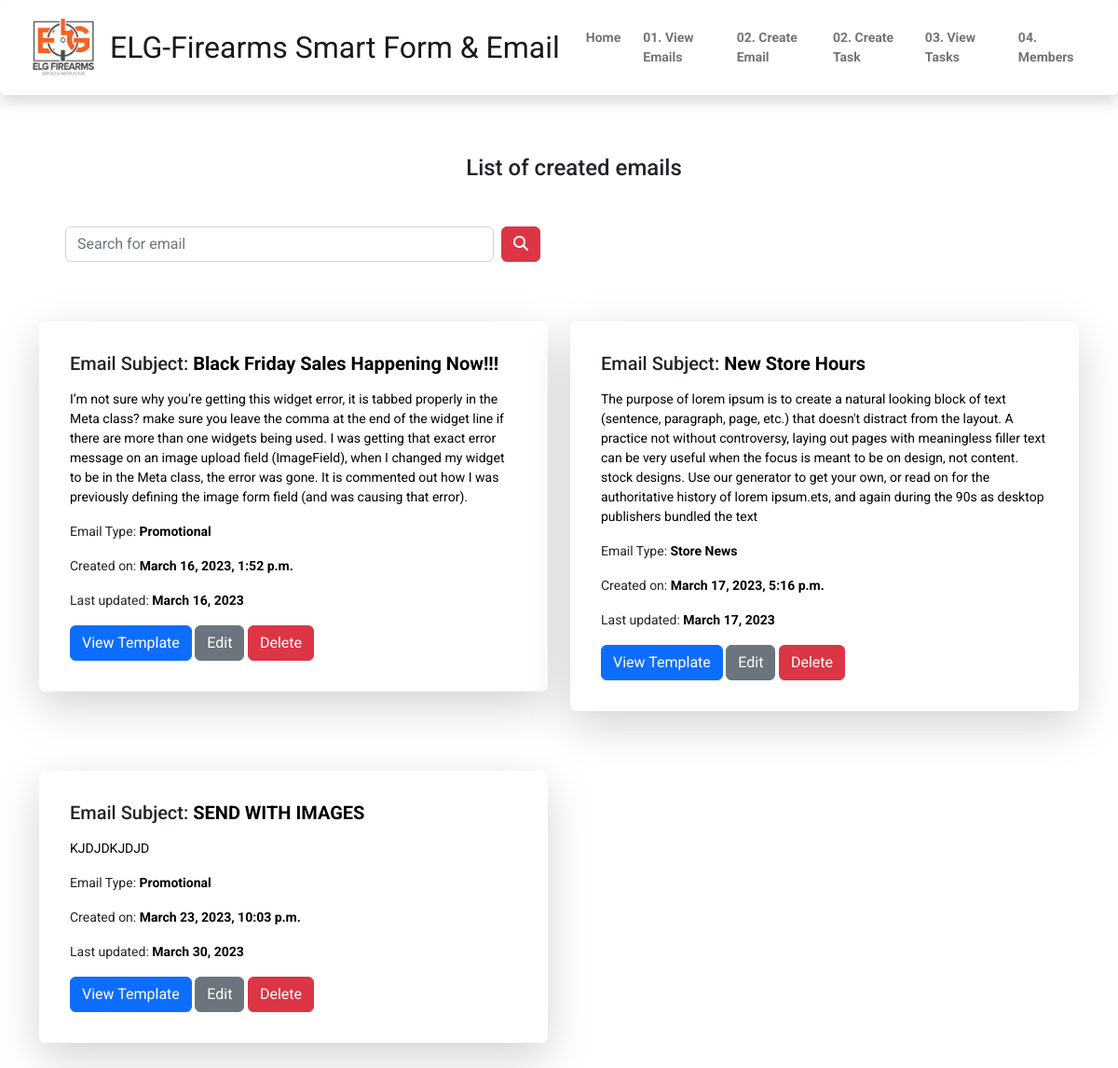
The app's page /master/view_emails, older data.
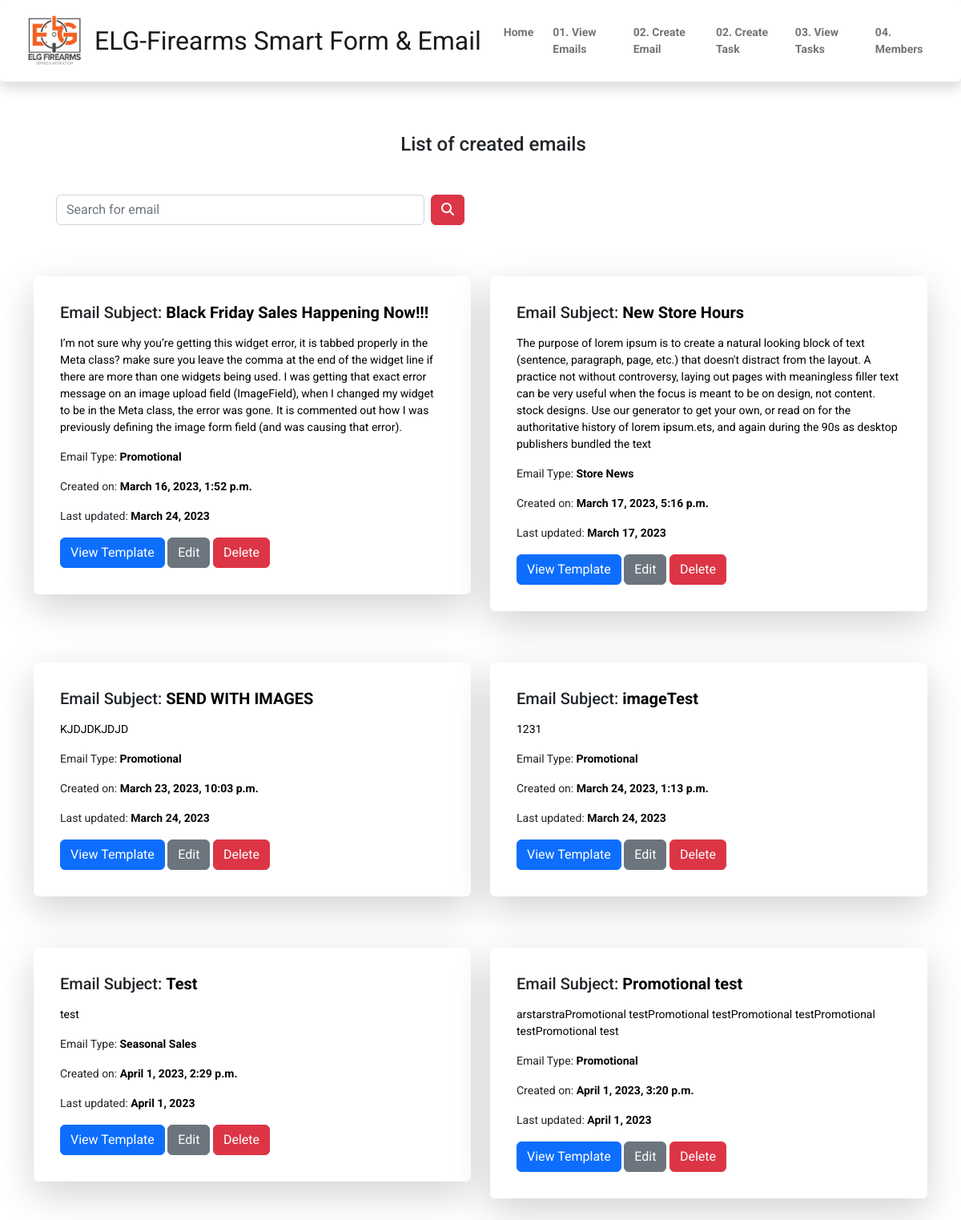
The same page, newer data.
### smart_emailApp/models.py (models this page shows, shortened)
class Emails(models.Model):
    email_type = (
        ('Promotional', 'Promotional'),
        ('Store News', 'Store News'),
        ('Seasonal Sales', 'Seasonal Sales'),
    )
    subject = models.CharField(max_length=100)
    body = models.TextField(max_length=1000)
    emailtype = models.CharField(max_length=50, choices=email_type, null=True)
    product1_image = models.ImageField(upload_to="email_imageAttachment/", null=True, blank=True, default=None)
    product1_name = models.CharField(max_length=60, null=True, blank=True)
    product1_description = models.CharField(max_length=200, null=True, blank=True)
    product1_link = models.URLField(max_length=100, null=True, blank=True)
    product2_image = models.ImageField(upload_to="email_imageAttachment/", null=True, blank=True, default=None)
    product2_name = models.CharField(max_length=60, null=True, blank=True)
    product2_description = models.CharField(max_length=200, null=True, blank=True)
    product2_link = models.URLField(max_length=100, null=True, blank=True)
    product3_image = models.ImageField(upload_to="email_imageAttachment/", null=True, blank=True, default=None)
    product3_name = models.CharField(max_length=60, null=True, blank=True)
    product3_description = models.CharField(max_length=200, null=True, blank=True)
    product3_link = models.URLField(max_length=100, null=True, blank=True)
    product4_image = models.ImageField(upload_to="email_imageAttachment/", null=True, blank=True, default=None)
    product4_name = models.CharField(max_length=60, null=True, blank=True)
    product4_description = models.CharField(max_length=200, null=True, blank=True)
    product4_link = models.URLField(max_length=100, null=True, blank=True)
    created_at = models.DateTimeField(auto_now_add=True)
    updated_at = models.DateField(auto_now=True, null=True, blank=True)

### smart_emailApp/views.py (the view)
# urls.py: path('view_emails', views.email_view, name='view_emails'),
def email_view(request):
    emails = Emails.objects.all()
    context = {
        "emails": emails,
    }
    return render(request, "smartemail/emails.html", context)

### templates/smartemail/emails.html (shortened to what this page needs)
{% extends "nav.html" %}
{% load static %}
{% block navbar %}
    <div class="container">
        <div class="row">
            <h4 class="text-center m-3 mb-3 "> List of created emails</h4>
            <div class="row">
                <div class="col-6 m-3 p-3">
                    <form action="{% url 'search_email' %}" method="GET" class="d-flex mx-2" role="search">
                        <input class="form-control me-2 w-70%" name="search-email" id ="search-email" type="search" placeholder="Search for email" aria-label="Search">
                        <button class="btn btn-danger" type="submit" id="button-search"><i
                                class="fa-solid fa-magnifying-glass"></i>
                        </button>
                    </form>
                </div>
            </div>
            {%  for email in emails %}
                <div class="col-md-6 my-3">
                    <div class="card  border-white shadow-lg p-3 my-3 bg-body rounded">
                        <div class="card-body">
                            <h5 class="mb-3">Email Subject: <span class="card-title text-black fw-bolder ">{{  email.subject }}</span></h5>
                            <p class="card-text text-black">{{ email.body}}</p>
                            <p>Email Type: <span class="card-text text-black fw-bolder">{{ email.emailtype}}</span> </p>
                            <p>Created on: <span class="card-text text-black fw-bolder">{{ email.created_at}}</span> </p>
                            <p>Last updated: <span class="card-text text-black fw-bolder">{{ email.updated_at}}</span> </p>
                            <a href="{% url 'view_template' email.id %}" class="btn btn-primary">View Template</a>
                            <a href="{% url 'edit_email' email.id %}" class="btn btn-secondary">Edit</a>
                            <a href="{% url 'delete_email' email.id %}" class="btn btn-danger">Delete</a>
                        </div>
                    </div>
                </div>
            {% endfor %}
        </div>
    </div>
{% endblock %}

Row changes from the older to the newer data that the page shows:
changed Emails "Black Friday Sales Happening Now!!!": updated_at "March 16, 2023" → "March 24, 2023"
changed Emails "SEND WITH IMAGES": updated_at "March 30, 2023" → "March 24, 2023"
added Emails: subject "imageTest", body "1231", emailtype "Promotional", created_at "March 24, 2023, 1:13 p.m.", updated_at "March 24, 2023"
added Emails: subject "Test", body "test", emailtype "Seasonal Sales", created_at "April 1, 2023, 2:29 p.m.", updated_at "April 1, 2023"
added Emails: subject "Promotional test", body "arstarstraPromotional testPromotional testPromotional testPromotional testPromotional test", emailtype "Promotional", created_at "April 1, 2023, 3:20 p.m.", updated_at "April 1, 2023"
